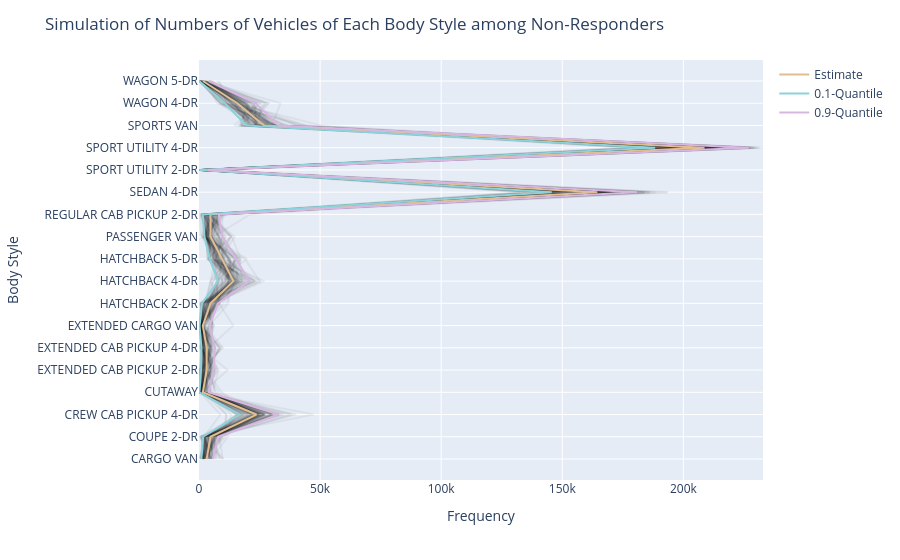

The notebook cell saved with this chart:
### Markdown cell above
# Appendix: Sensitivity Analysis

### Code cell
#| fig-cap: Non-response Simulation. The estimate in orange (shown for comparison only) is the result of multiplying the observed proportions by N - n, where N is assumed to be 500000.
#| label: fig-numones
fig = px.line()
rng = np.random.default_rng()
num_1s_for_R_0_all_sample = rng.choice(sens_res["num_1s_for_R_0_all"], size=100, axis=0)
num_traces = num_1s_for_R_0_all_sample.shape[0]
y = body_styles_series
x_all = num_1s_for_R_0_all_sample
for i in range(num_traces):
    x = x_all[i, :]
    fig.add_trace(
        go.Scatter(
            x=x,
            y=y,
            opacity=0.05,
            mode="lines",
            line = dict(color='black'),
            showlegend=False,
            hoverinfo="skip"
        )
    )

x = np.round((500000 - n) * obs_props)
fig.add_trace(
    go.Scatter(
        name=f"Estimate",
        x=x,
        y=y,
        mode="lines",
        line = dict(color="rgb(224, 190, 144)"),
        showlegend=True
    )
)
x = np.quantile(num_1s_for_R_0_all_sample, 0.1, axis=0)
fig.add_trace(
    go.Scatter(
        name=f"0.1-Quantile",
        x=x,
        y=y,
        mode="lines",
        line = dict(color="rgb(140, 210, 219)"),
        showlegend=True
    )
)
x = np.quantile(num_1s_for_R_0_all_sample, 0.9, axis=0)
fig.add_trace(
    go.Scatter(
        name=f"0.9-Quantile",
        x=x,
        y=y,
        mode="lines",
        line = dict(color="rgb(216, 182, 226)"),
        showlegend=True
    )
)
fig.update_layout(
    title=f"Simulation of Numbers of Vehicles of Each Body Style among Non-Responders",
    yaxis={"title": "Body Style"},
    xaxis={"title": "Frequency"},
    hovermode="y unified"
)

fig.show()
